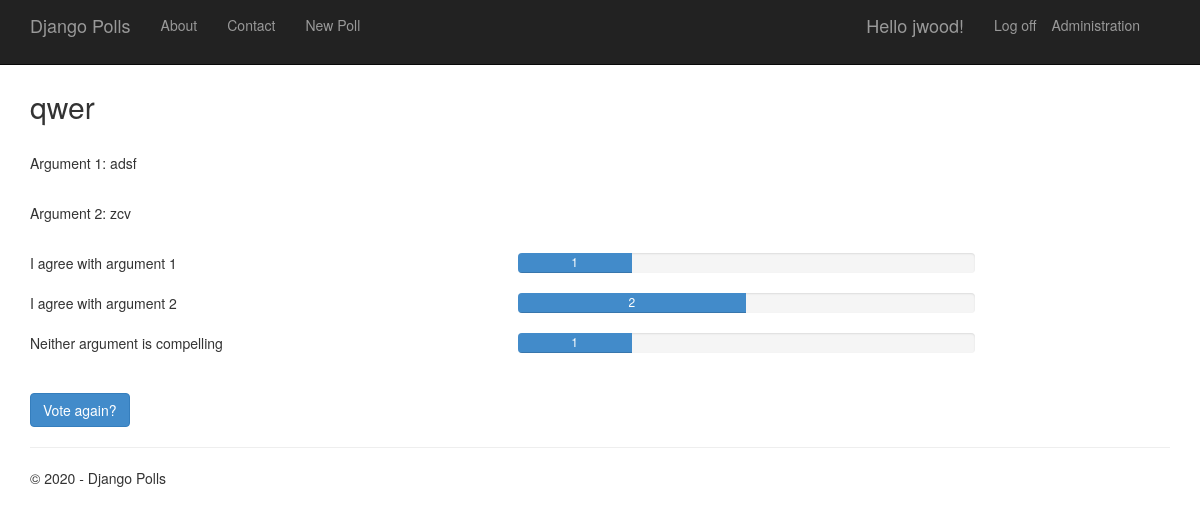
The app's page /17/results/ (signed in) with its own data.
### app/models.py (models this page shows, shortened)
class Poll(models.Model):
    fields = ['case_title','p1_arg','p2_arg']
    text = models.CharField(max_length=200)
    arg1 = models.CharField(max_length=200)
    arg2 = models.CharField(max_length=200)
    pub_date = models.DateTimeField('date published', default=timezone.now)
    def total_votes(self):
        return self.choice_set.aggregate(Sum('votes'))['votes__sum']

class Choice(models.Model):
    poll = models.ForeignKey(Poll, on_delete=models.CASCADE)
    text = models.CharField(max_length=200)
    votes = models.IntegerField(default=0)
    def votes_percentage(self):
        total=self.poll.total_votes()
        return self.votes / float(total) * 100 if total > 0 else 0

### app/views.py (the view)
class PollResultsView(DetailView):
    model = Poll
    def get_context_data(self, **kwargs):
        context = super(PollResultsView, self).get_context_data(**kwargs)
        context['title'] = 'Results'
        context['year'] = datetime.now().year
        return context

### app/templates/app/results.html
{% extends "app/layout.html" %}
{% block content %}
<h2>{{poll.text}}</h2>
<br />
<p>Argument 1: {{poll.arg1}}</p>
<br />
<p>Argument 2: {{poll.arg2}}</p>
<br />
{% for choice in poll.choice_set.all %}
<div class="row">
    <div class="col-sm-5">{{choice.text}}</div>
    <div class="col-sm-5">
        <div class="progress">
            <div class="progress-bar" role="progressbar" aria-valuenow="{{choice.votes}}" aria-valuemin="0" aria-valuemax="{{poll.total_votes}}" style="width: {{choice.votes_percentage}}%;">
                {{choice.votes}}
            </div>
        </div>
    </div>
</div>
{% endfor %}
<br />
<a class="btn btn-primary" href="{% url 'app:detail' poll.id %}">Vote again?</a>
{% endblock %}

### app/templates/app/loginpartial.html (shortened to what this page needs)
<ul class="nav navbar-nav navbar-right">
    <li><a href="/admin">Administration</a></li>
</ul>
{% if user.is_authenticated %}
<form id="logoutForm" action="/logout/" method="post" class="navbar-right">
    <ul class="nav navbar-nav navbar-right">
        <li><span class="navbar-brand">Hello {{ user.username }}!</span></li>
        <li><a href="javascript:document.getElementById('logoutForm').submit()">Log off</a></li>
    </ul>
</form>
{% else %}
<ul class="nav navbar-nav navbar-right">
    <li><a href="{% url 'login' %}">Log in</a></li>
</ul>
{% endif %}

### app/static/app/content/site.css (style rules this page uses)
body { padding-top: 50px; padding-bottom: 20px; }

### records on screen
Poll: text "qwer", arg1 "adsf", arg2 "zcv"
Choice: text "I agree with argument 1", votes "1"
Choice: text "I agree with argument 2", votes "2"
Choice: text "Neither argument is compelling", votes "1"

### other values on screen
{{ user.username }} "jwood"
{{ year }} "2020"
